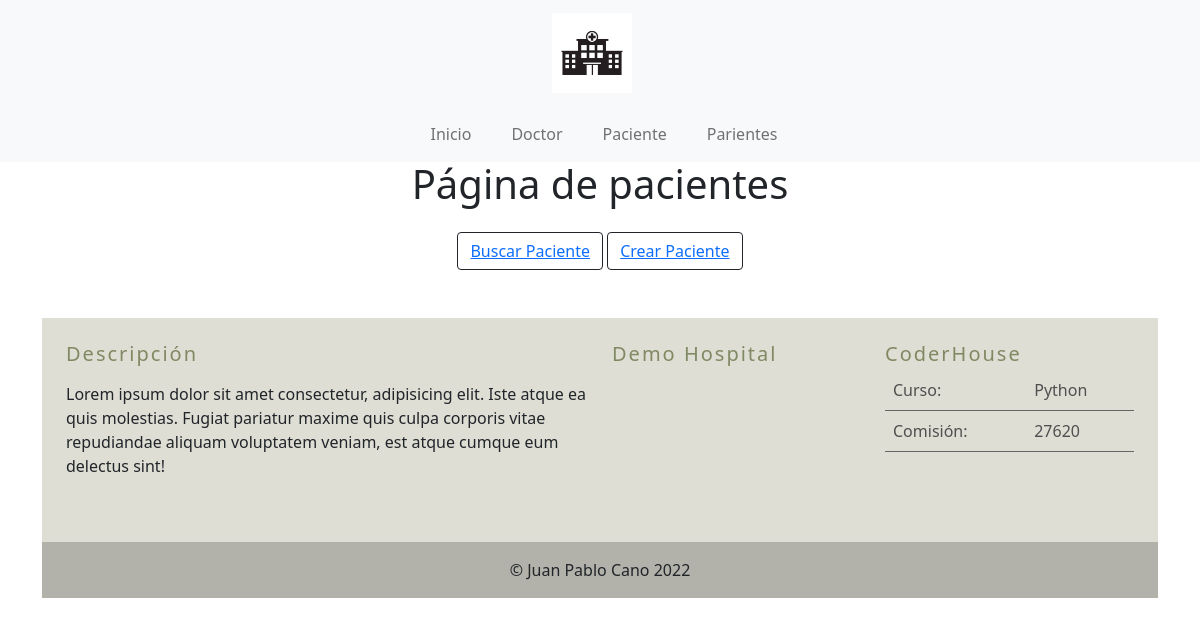
Before: /hospital/patients/list/ with the older database file.
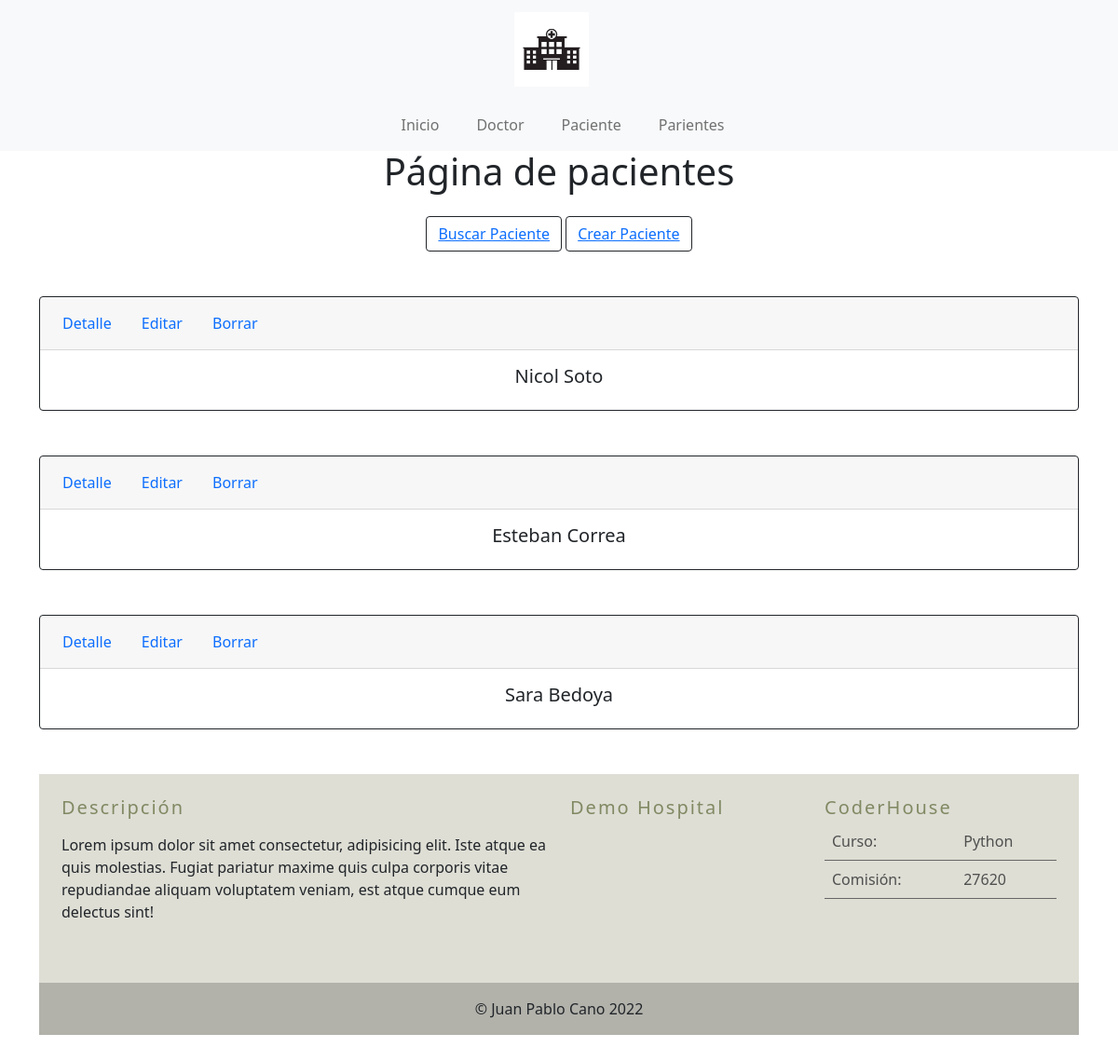
After: the same page with the newer database file.
### hospitalApp/models.py (models this page shows, shortened)
class Patient(models.Model):
    id = models.UUIDField(default=uuid.uuid4, editable=False, primary_key=True)
    name = models.CharField(max_length=255)
    last_name = models.CharField(max_length=255)
    email = models.EmailField(max_length=255)
    age = models.IntegerField()
    medical_history = models.CharField(max_length=500)

### hospitalApp/views.py (the view)
# urls.py: path('patients/list/', PatientList.as_view(), name='patients_list'),
class PatientList(ListView):
    model = Patient
    template_name = 'hospitalApp/patients_list.html'

### hospitalApp/templates/hospitalApp/patients_list.html
{% extends "hospitalApp/base.html" %}
{% load static %}
{% block title %}
<h1>
    Página de pacientes
</h1>
<div class="justify-content-md-end mt-4">
    <button class="btn btn-outline-dark">
        <a href="{% url 'patient_search_results' %}">Buscar Paciente</a>
    </button>
    <button class="btn btn-outline-dark">
        <a href="{% url 'patient_create' %}">Crear Paciente</a>
    </button>
</div>
{% endblock %}
{% block bodyContext %}
{% for patient in object_list %}
<div class="card text-center mt-5 border-dark">
    <div class="card-header">
        <ul class="nav nav-pills card-header-pills">
            <li class="nav-item">
                <a class="nav-link" href="{% url 'patient_detail' patient.id %}">Detalle</a>
            </li>
            <li class="nav-item">
                <a class="nav-link" href="{% url 'patient_update' patient.id %}">Editar</a>
            </li>
            <li class="nav-item">
                <a class="nav-link" href="{% url 'patient_delete' patient.id %}">Borrar</a>
            </li>
        </ul>
    </div>
    <div class="card-body">
        <h5 class="card-title">{{ patient.name }} {{patient.last_name }}</h5>
    </div>
</div>
{% endfor %}
{% endblock %}

Changed rows visible on the page:
added Patient: name "Nicol", last_name "Soto"
added Patient: name "Esteban", last_name "Correa"
added Patient: name "Sara", last_name "Bedoya"
